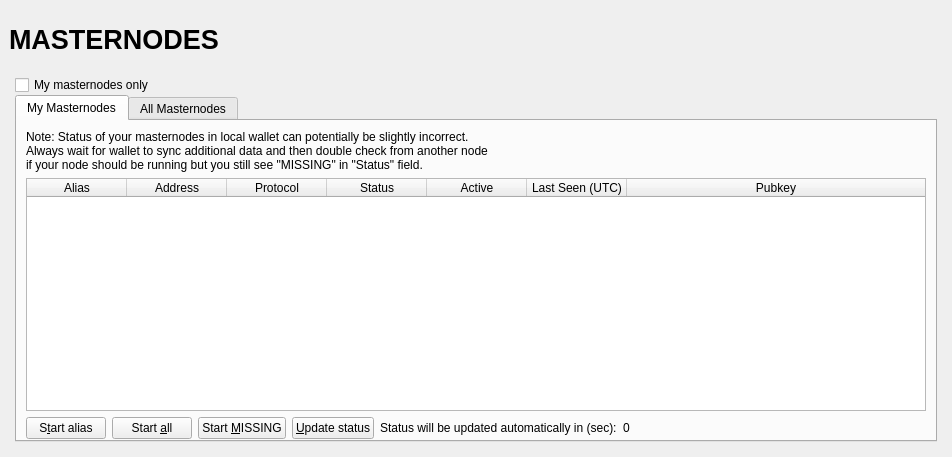
<?xml version="1.0" encoding="UTF-8"?>
<ui version="4.0">
 <class>MasternodeList</class>
 <widget class="QWidget" name="MasternodeList">
  <property name="geometry">
   <rect>
    <x>0</x>
    <y>0</y>
    <width>723</width>
    <height>457</height>
   </rect>
  </property>
  <property name="windowTitle">
   <string>Form</string>
  </property>
  <layout class="QVBoxLayout" name="topLayout" stretch="0">
   <property name="margin">
    <number>9</number>
   </property>
   <item>
     <layout class="QVBoxLayout" name="verticalLayout_Master" stretch="0,0">
     <property name="spacing">
      <number>0</number>
     </property>
     <item>
      <widget class="QFrame" name="frame_Header">
       <layout class="QVBoxLayout" name="verticalLayout_4">
        <property name="margin">
         <number>0</number>
        </property>
        <item>
         <layout class="QHBoxLayout" name="horizontalLayout_Header" stretch="1,0,1">
          <item>
           <widget class="QLabel" name="labelOverviewHeaderLeft">
            <property name="minimumSize">
             <size>
              <width>464</width>
              <height>60</height>
             </size>
            </property>
            <property name="maximumSize">
             <size>
              <width>16777215</width>
              <height>60</height>
             </size>
            </property>
            <property name="font">
             <font>
              <pointsize>20</pointsize>
              <weight>75</weight>
              <bold>true</bold>
             </font>
            </property>
            <property name="text">
             <string>MASTERNODES</string>
            </property>
           </widget>
          </item>
          <item>
           <spacer name="horizontalSpacer">
            <property name="orientation">
             <enum>Qt::Horizontal</enum>
            </property>
            <property name="sizeHint" stdset="0">
             <size>
              <width>40</width>
              <height>20</height>
             </size>
            </property>
           </spacer>
          </item>
          <item>
           <widget class="QLabel" name="labelOverviewHeaderRight">
            <property name="minimumSize">
             <size>
              <width>464</width>
              <height>60</height>
             </size>
            </property>
            <property name="maximumSize">
             <size>
              <width>16777215</width>
              <height>60</height>
             </size>
            </property>
            <property name="font">
             <font>
              <pointsize>14</pointsize>
             </font>
            </property>
            <property name="text">
             <string/>
            </property>
            <property name="alignment">
             <set>Qt::AlignRight|Qt::AlignTrailing|Qt::AlignVCenter</set>
            </property>
           </widget>
          </item>
         </layout>
        </item>
       </layout>
      </widget>
     </item>
     <item>
      <widget class="QFrame" name="frame_BG">
       <layout class="QVBoxLayout" name="verticalLayout_3">
        <property name="margin">
         <number>6</number>
        </property>
        <item>
         <widget class="QFrame" name="frame_Content">
          <layout class="QVBoxLayout" name="verticalLayout">
           <property name="spacing">
            <number>0</number>
           </property>
           <property name="margin">
            <number>0</number>
           </property>

            <item>
              <widget class="QCheckBox" name="checkBoxMyMasternodesOnly">
                <property name="toolTip">
                  <string>Show only masternodes this wallet has keys for.</string>
                </property>
                <property name="text">
                  <string>My masternodes only</string>
                </property>
              </widget>
            </item>


            <item>
            <layout class="QGridLayout" name="gridLayout_2">
             <property name="spacing">
              <number>2</number>
             </property>
             <item row="0" column="0">
               <widget class="QTabWidget" name="tabAllMasternode">
                 <property name="tabPosition">
                   <enum>QTabWidget::North</enum>
                 </property>
                 <property name="currentIndex">
                   <number>0</number>
                 </property>
                 <widget class="QWidget" name="myMasternodeList" native="true">
                   <attribute name="title">
                     <string>My Masternodes</string>
                   </attribute>
                   <layout class="QVBoxLayout" name="verticalLayout_2">
                     <property name="bottomMargin">
                       <number>1</number>
                     </property>
                     <item>
                       <layout class="QHBoxLayout" name="horizontalLayout_note">
                         <property name="bottomMargin">
                           <number>0</number>
                         </property>
                         <item>
                           <widget class="QLabel" name="updateNote">
                             <property name="text">
                               <string>Note: Status of your masternodes in local wallet can potentially be slightly incorrect.&lt;br /&gt;Always wait for wallet to sync additional data and then double check from another node&lt;br /&gt;if your node should be running but you still see &quot;MISSING&quot; in &quot;Status&quot; field.</string>
                             </property>
                           </widget>
                         </item>
                       </layout>
                     </item>
                     <item>
                       <widget class="QTableWidget" name="tableWidgetMyMasternodes">
                         <property name="minimumSize">
                           <size>
                             <width>695</width>
                             <height>0</height>
                           </size>
                   </property>
                         <property name="palette">
                           <palette>
                             <active>
                               <colorrole role="Text">
                                 <brush brushstyle="SolidPattern">
                                   <color alpha="255">
                                     <red>51</red>
                                     <green>51</green>
                                     <blue>51</blue>
                                   </color>
                                 </brush>
                               </colorrole>
                             </active>
                             <inactive>
                               <colorrole role="Text">
                                 <brush brushstyle="SolidPattern">
                                   <color alpha="255">
                                     <red>51</red>
                                     <green>51</green>
                                     <blue>51</blue>
                                   </color>
                                 </brush>
                               </colorrole>
                             </inactive>
                             <disabled>
                               <colorrole role="Text">
                                 <brush brushstyle="SolidPattern">
                                   <color alpha="255">
                                     <red>85</red>
                                     <green>85</green>
                                     <blue>85</blue>
                                   </color>
                                 </brush>
                               </colorrole>
                             </disabled>
                           </palette>
                   </property>
                         <property name="editTriggers">
                           <set>QAbstractItemView::NoEditTriggers</set>
                   </property>
                         <property name="alternatingRowColors">
                           <bool>true</bool>
                   </property>
                         <property name="selectionMode">
                           <enum>QAbstractItemView::SingleSelection</enum>
                   </property>
                         <property name="selectionBehavior">
                           <enum>QAbstractItemView::SelectRows</enum>
                   </property>
                         <property name="sortingEnabled">
                           <bool>true</bool>
                   </property>
                         <attribute name="horizontalHeaderStretchLastSection">
                           <bool>true</bool>
                         </attribute>
                         <column>
                           <property name="text">
                             <string>Alias</string>
                           </property>
                         </column>
                         <column>
                           <property name="text">
                             <string>Address</string>
                           </property>
                         </column>
                         <column>
                           <property name="text">
                             <string>Protocol</string>
                           </property>
                         </column>
                         <column>
                           <property name="text">
                             <string>Status</string>
                           </property>
                         </column>
                         <column>
                           <property name="text">
                             <string>Active</string>
                           </property>
                         </column>
                         <column>
                    <property name="text">
                      <string>Last Seen (UTC)</string>
                    </property>
                         </column>
                         <column>
                    <property name="text">
                      <string>Pubkey</string>
                    </property>
                         </column>
                       </widget>
                     </item>
                     <item>
                       <layout class="QHBoxLayout" name="horizontalLayout_5">
                         <property name="bottomMargin">
                           <number>0</number>
                         </property>
                         <item>
                           <widget class="QPushButton" name="startButton">
                             <property name="text">
                               <string>S&amp;tart alias</string>
                             </property>
                           </widget>
                         </item>
                         <item>
                           <widget class="QPushButton" name="startAllButton">
                             <property name="text">
                               <string>Start &amp;all</string>
                             </property>
                           </widget>
                         </item>
                         <item>
                           <widget class="QPushButton" name="startMissingButton">
                             <property name="text">
                               <string>Start &amp;MISSING</string>
                             </property>
                           </widget>
                         </item>
                         <item>
                           <widget class="QPushButton" name="UpdateButton">
                             <property name="text">
                               <string>&amp;Update status</string>
                             </property>
                           </widget>
                         </item>
                         <item>
                           <widget class="QLabel" name="autoupdate_label">
                             <property name="text">
                               <string>Status will be updated automatically in (sec):</string>
                             </property>
                           </widget>
                         </item>
                         <item>
                           <widget class="QLabel" name="secondsLabel">
                             <property name="text">
                               <string>0</string>
                             </property>
                           </widget>
                         </item>
                         <item>
                           <spacer name="horizontalSpacer_5">
                             <property name="orientation">
                               <enum>Qt::Horizontal</enum>
                             </property>
                             <property name="sizeHint" stdset="0">
                               <size>
                                 <width>40</width>
                                 <height>20</height>
                               </size>
                             </property>
                           </spacer>
                         </item>
                       </layout>
                     </item>
                   </layout>
                 </widget>
                 <widget class="QWidget" name="allMasternodeList">
                   <attribute name="title">
                     <string>All Masternodes</string>
                   </attribute>
                   <layout class="QVBoxLayout" name="verticalLayout_5">
                     <item>
                       <layout class="QHBoxLayout" name="horizontalLayout_4">
                         <property name="bottomMargin">
                           <number>0</number>
                         </property>
                         <item>
                           <widget class="QLabel" name="filterListLb">
                             <property name="text">
                               <string>Filter List:</string>
                             </property>
                           </widget>
                         </item>
                         <item>
                           <widget class="QLineEdit" name="filterTextBox">
                             <property name="toolTip">
                               <string>Filter masternode list</string>
                             </property>
                           </widget>
                         </item>
                         <item>
                           <spacer name="horizontalSpacer_4">
                             <property name="orientation">
                               <enum>Qt::Horizontal</enum>
                             </property>
                             <property name="sizeHint" stdset="0">
                               <size>
                                 <width>10</width>
                                 <height>20</height>
                               </size>
                             </property>
                           </spacer>
                         </item>
                         <item>
                           <widget class="QLabel" name="nodeCountLb">
                             <property name="text">
                               <string>Node Count:</string>
                             </property>
                           </widget>
                         </item>
                         <item>
                           <widget class="QLabel" name="nodeCount">
                             <property name="text">
                               <string>0</string>
                             </property>
                           </widget>
                         </item>
                       </layout>
                     </item>
                     <item>
                       <widget class="QTableWidget" name="tableWidgetAllMasternodes">
                         <property name="minimumSize">
                           <size>
                             <width>695</width>
                             <height>0</height>
                           </size>
                         </property>
                         <property name="palette">
                           <palette>
                             <active>
                               <colorrole role="Text">
                                 <brush brushstyle="SolidPattern">
                                   <color alpha="255">
                                     <red>51</red>
                                     <green>51</green>
                                     <blue>51</blue>
                                   </color>
                                 </brush>
                               </colorrole>
                             </active>
                             <inactive>
                               <colorrole role="Text">
                                 <brush brushstyle="SolidPattern">
                                   <color alpha="255">
                                     <red>51</red>
                                     <green>51</green>
                                     <blue>51</blue>
                                   </color>
                                 </brush>
                               </colorrole>
                             </inactive>
                             <disabled>
                               <colorrole role="Text">
                                 <brush brushstyle="SolidPattern">
                                   <color alpha="255">
                                     <red>85</red>
                                     <green>85</green>
                                     <blue>85</blue>
                                   </color>
                                 </brush>
                               </colorrole>
                             </disabled>
                           </palette>
                         </property>
                         <property name="editTriggers">
                           <set>QAbstractItemView::NoEditTriggers</set>
                         </property>
                         <property name="alternatingRowColors">
                           <bool>true</bool>
                         </property>
                         <property name="selectionMode">
                           <enum>QAbstractItemView::SingleSelection</enum>
                         </property>
                         <property name="selectionBehavior">
                           <enum>QAbstractItemView::SelectRows</enum>
                         </property>
                         <property name="sortingEnabled">
                           <bool>true</bool>
                         </property>
                         <attribute name="horizontalHeaderStretchLastSection">
                           <bool>true</bool>
                         </attribute>
                         <column>
                    <property name="text">
                      <string>Address</string>
                    </property>
                         </column>
                         <column>
                    <property name="text">
                      <string>Protocol</string>
                    </property>
                         </column>
                         <column>
                    <property name="text">
                      <string>Status</string>
                    </property>
                         </column>
                         <column>
                    <property name="text">
                      <string>Active</string>
                    </property>
                         </column>
                         <column>
                           <property name="text">
                             <string>Last Seen (UTC)</string>
                    </property>
                         </column>
                         <column>
                           <property name="text">
                             <string>Pubkey</string>
                    </property>
                         </column>
                       </widget>
                     </item>
                   </layout>
                   <zorder>label_count</zorder>
                   <zorder>countLabel</zorder>
                   <zorder>horizontalSpacer_3</zorder>
                   <zorder>filterLineEdit</zorder>
                   <zorder>label_filter</zorder>
                   <zorder>tableWidgetAllMasternodes</zorder>
                   <zorder>layoutWidget</zorder>
                 </widget>
              </widget>
             </item>
            </layout>
           </item>
          </layout>
         </widget>
        </item>
       </layout>
      </widget>
     </item>
    </layout>
   </item>
  </layout>
 </widget>
 <resources/>
 <connections/>
</ui>
